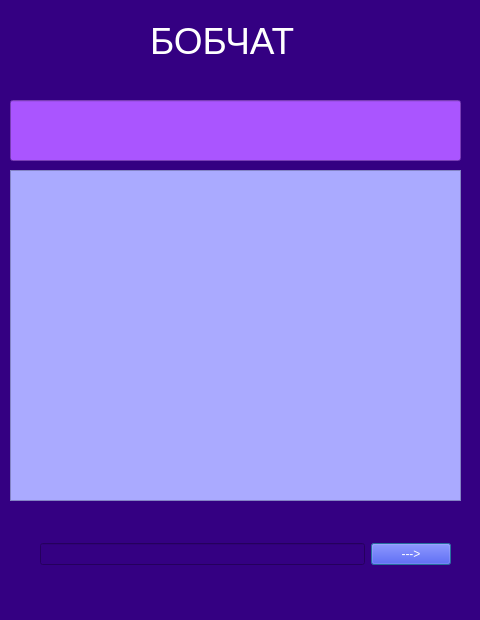
<?xml version="1.0" encoding="UTF-8"?>
<ui version="4.0">
 <class>Dialog</class>
 <widget class="QDialog" name="Dialog">
  <property name="geometry">
   <rect>
    <x>0</x>
    <y>0</y>
    <width>480</width>
    <height>620</height>
   </rect>
  </property>
  <property name="windowTitle">
   <string>Dialog</string>
  </property>
  <property name="styleSheet">
   <string notr="true">background-color: rgb(52, 0, 130);color: rgb(0, 0, 0);</string>
  </property>
  <widget class="QWidget" name="layoutWidget">
   <property name="geometry">
    <rect>
     <x>40</x>
     <y>510</y>
     <width>411</width>
     <height>89</height>
    </rect>
   </property>
   <layout class="QHBoxLayout" name="horizontalLayout">
    <item>
     <widget class="QLineEdit" name="password">
      <property name="styleSheet">
       <string notr="true">color:rgb(255, 255, 255)</string>
      </property>
     </widget>
    </item>
    <item>
     <widget class="QPushButton" name="createaccbutton">
      <property name="styleSheet">
       <string notr="true">background-color: rgb(0, 12, 255);
color: rgb(255, 255, 255);</string>
      </property>
      <property name="text">
       <string>---&gt;</string>
      </property>
     </widget>
    </item>
   </layout>
  </widget>
  <widget class="QLabel" name="label">
   <property name="geometry">
    <rect>
     <x>150</x>
     <y>-10</y>
     <width>181</width>
     <height>101</height>
    </rect>
   </property>
   <property name="styleSheet">
    <string notr="true">color: rgb(255, 255, 255); font-size:28pt;</string>
   </property>
   <property name="text">
    <string>БОБЧАТ</string>
   </property>
  </widget>
  <widget class="QTextBrowser" name="textBrowser">
   <property name="geometry">
    <rect>
     <x>10</x>
     <y>170</y>
     <width>451</width>
     <height>331</height>
    </rect>
   </property>
   <property name="toolTip">
    <string>&lt;!DOCTYPE HTML PUBLIC &quot;-//W3C//DTD HTML 4.0//EN&quot; &quot;http://www.w3.org/TR/REC-html40/strict.dtd&quot;&gt;
&lt;html&gt;&lt;head&gt;&lt;meta name=&quot;qrichtext&quot; content=&quot;1&quot; /&gt;&lt;style type=&quot;text/css&quot;&gt;
p, li { white-space: pre-wrap; }
&lt;/style&gt;&lt;/head&gt;&lt;body style=&quot; font-family:'MS Shell Dlg 2'; font-size:8pt; font-weight:400; font-style:normal;&quot;&gt;
&lt;p style=&quot; margin-top:0px; margin-bottom:0px; margin-left:0px; margin-right:0px; -qt-block-indent:0; text-indent:0px;&quot;&gt;&lt;span style=&quot; color:#ffffff;&quot;&gt;F&lt;/span&gt;&lt;/p&gt;&lt;/body&gt;&lt;/html&gt;</string>
   </property>
   <property name="styleSheet">
    <string notr="true">background-color: rgb(170, 170, 255);</string>
   </property>
   <property name="html">
    <string>&lt;!DOCTYPE HTML PUBLIC &quot;-//W3C//DTD HTML 4.0//EN&quot; &quot;http://www.w3.org/TR/REC-html40/strict.dtd&quot;&gt;
&lt;html&gt;&lt;head&gt;&lt;meta name=&quot;qrichtext&quot; content=&quot;1&quot; /&gt;&lt;style type=&quot;text/css&quot;&gt;
p, li { white-space: pre-wrap; }
&lt;/style&gt;&lt;/head&gt;&lt;body style=&quot; font-family:'MS Shell Dlg 2'; font-size:7.8pt; font-weight:400; font-style:normal;&quot;&gt;
&lt;p style=&quot; margin-top:12px; margin-bottom:12px; margin-left:0px; margin-right:0px; -qt-block-indent:0; text-indent:0px;&quot;&gt; &lt;/p&gt;&lt;/body&gt;&lt;/html&gt;</string>
   </property>
  </widget>
  <widget class="QLineEdit" name="password_2">
   <property name="geometry">
    <rect>
     <x>10</x>
     <y>100</y>
     <width>451</width>
     <height>61</height>
    </rect>
   </property>
   <property name="styleSheet">
    <string notr="true">color:rgb(255, 255, 255);
background-color: rgb(170, 85, 255);</string>
   </property>
  </widget>
 </widget>
 <resources/>
 <connections/>
</ui>
